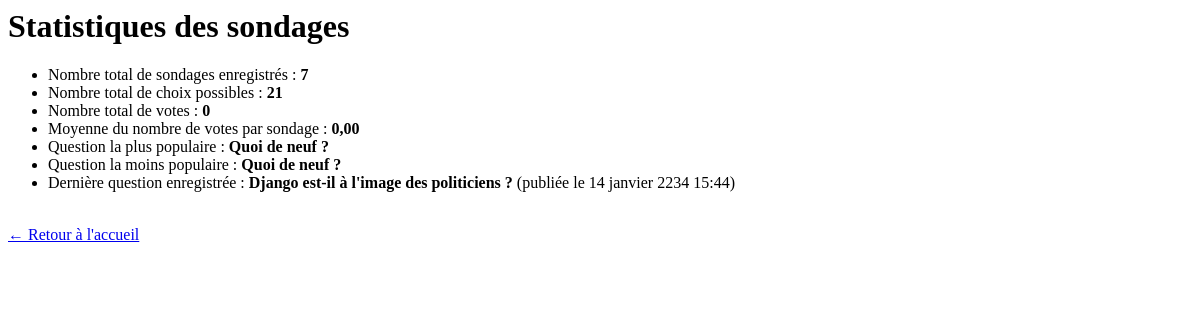
The page /polls/statistics/ on the database as committed earlier.
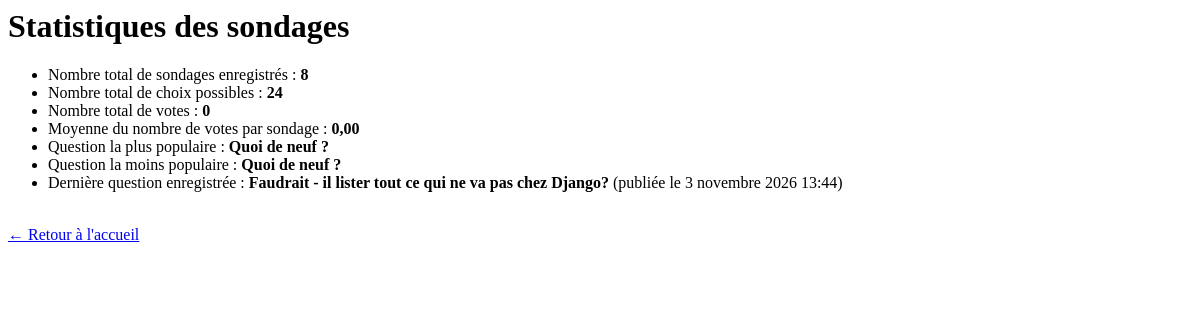
The same page on the database as committed later.
### polls/models.py (models this page shows, shortened)
class TextExcerptModel(models.Model):
    max_length=20
    class Meta:
        abstract = True

class Question(TextExcerptModel):
    question_text = models.CharField(max_length=200)
    pub_date = models.DateTimeField("date published")
    @classmethod
    def get_most_popular(cls):
        return cls.objects.annotate(total_votes = Sum('choice__votes')).order_by('-total_votes').first()
    @classmethod
    def get_least_popular(cls):
        return cls.objects.annotate(total_votes = Sum('choice__votes')).order_by('total_votes').first()

### polls/views.py (the view)
# urls.py: path("statistics/", views.StatisticsView.as_view(), name = "statistics"),
class StatisticsView(generic.TemplateView):
    template_name = "polls/statistics.html"
    def get_context_data(self, **kwargs: Any) -> dict[str, Any]:
        context = super().get_context_data(**kwargs)
        context["total_polls"] = Question.objects.count()
        context["total_choices"] = Choice.objects.count()
        context["total_votes"] = Choice.objects.aggregate(Sum('votes'))['votes__sum'] or 0
        context['avg_votes'] = context["total_votes"] / context["total_polls"] if context["total_polls"] > 0 else 0
        context['most_popular'] = Question.get_most_popular()
        context['least_popular'] = Question.get_least_popular()
        context["latest_question"] = Question.objects.order_by("-id").first()
        return context

### polls/templates/polls/statistics.html
<body>
    <h1>Statistiques des sondages</h1>
<ul>
    <li>Nombre total de sondages enregistrés : <strong>{{ total_polls }}</strong></li>
    <li>Nombre total de choix possibles : <strong>{{ total_choices }}</strong></li>
    <li>Nombre total de votes : <strong>{{ total_votes }}</strong></li>
    <li>Moyenne du nombre de votes par sondage : <strong>{{ avg_votes|floatformat:2 }}</strong></li>
    {% if most_popular %}
        <li>Question la plus populaire : <strong>{{ most_popular.question_text }}</strong></li>
    {% endif %}
    {% if least_popular %}
        <li>Question la moins populaire : <strong>{{ least_popular.question_text }}</strong></li>
    {% endif %}
    {% if latest_question %}
        <li>Dernière question enregistrée : <strong>{{ latest_question.question_text }}</strong> (publiée le {{ latest_question.pub_date }})</li>
    {% endif %}
</ul>
<br>
<a href="{% url 'polls:index' %}">← Retour à l'accueil</a>
</body>

Rows that differ between the two databases and show on the page:
no longer on this page (row unchanged): Question: question_text "Django est-il à l'image des politiciens ?", pub_date "14 janvier 2234 15:44"
added Question: question_text "Faudrait - il lister tout ce qui ne va pas chez Django?", pub_date "3 novembre 2026 13:44"
Other text that changed with them:
{{ total_polls }}: "7" → "8"
{{ total_choices }}: "21" → "24"
